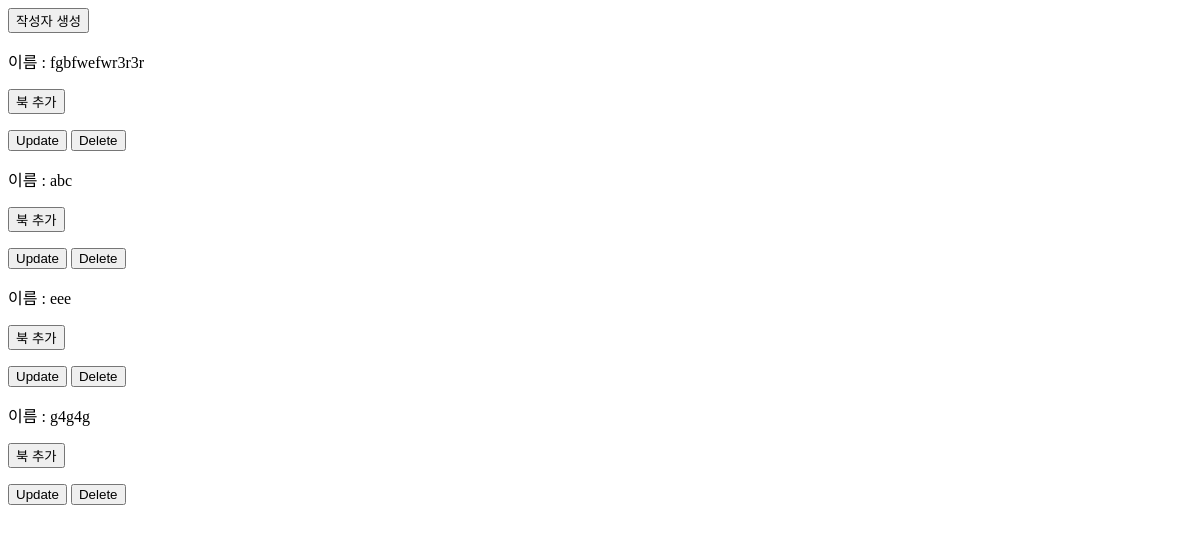
The app's page /, older data.
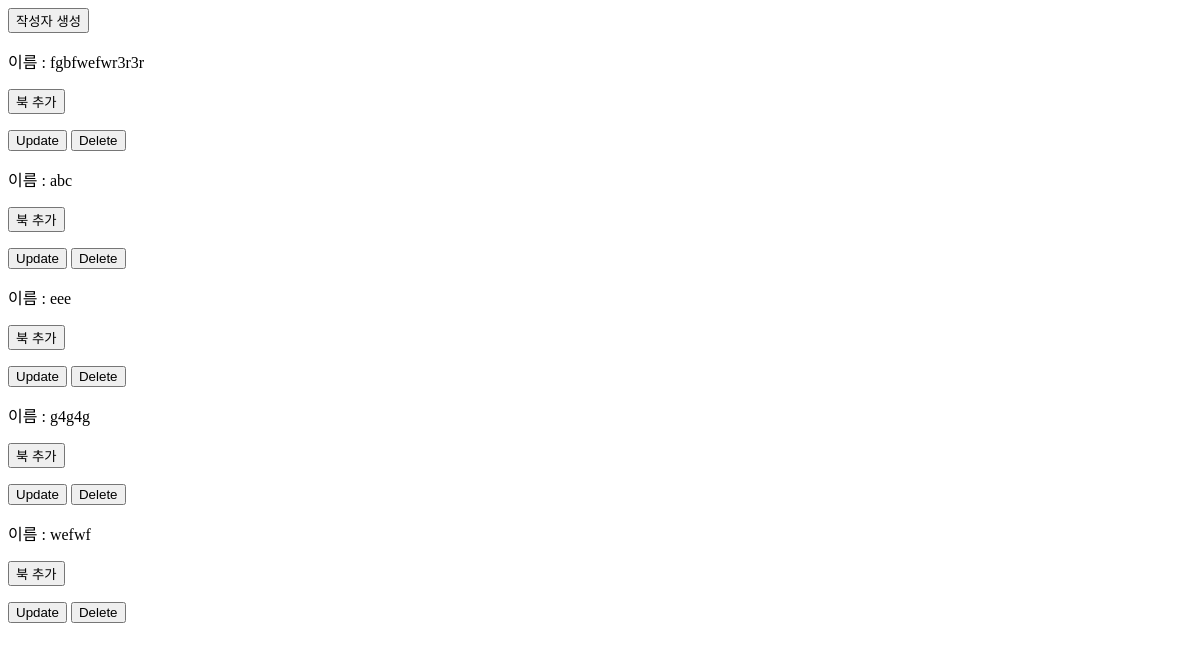
The same page, newer data.
### book/models.py (models this page shows, shortened)
class Author(models.Model):
    name = models.CharField(max_length=50)

### book/views.py (the view)
# urls.py: path('', views.author, name='author'),
def author(request):
    author = Author.objects.all()
    context = {
        "author": author,
    }
    return render(request, "author/author.html", context)

### templates/author/author.html
{% extends 'base.html' %}
{% block base %}
<div id="main">
    <button hx-get="{% url 'author_create' %}" hx-swap="beforeend" hx-target="#bookforms">작성자 생성</button>
    <div id="bookforms">
        {% for form in author %}
        {% include 'author/author_detail.html' %}
        {% endfor %}
    </div>
</div>
{% endblock %}

### templates/author/author_detail.html
<div hx-target="this" hx-swap="outerHTML">
    <p>이름 : {{ form.name }}</p>
    <p hx-target="#main" hx-swap="outerHTML">
        <button hx-get="{% url 'book' form.id %}">북 추가</button>
    </p>
    <button hx-get="{% url 'author_update' form.id %}">Update</button>
    <button hx-post="{% url 'author_delete' form.id %}">Delete</button>
</div>

Row changes from the older to the newer data that the page shows:
added Author: name "wefwf"
